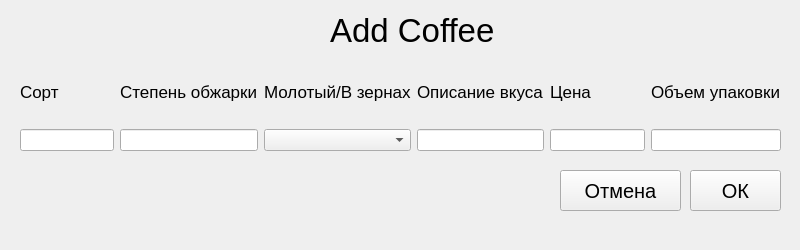
<?xml version="1.0" encoding="UTF-8"?>
<ui version="4.0">
 <class>Form</class>
 <widget class="QWidget" name="Form">
  <property name="geometry">
   <rect>
    <x>0</x>
    <y>0</y>
    <width>800</width>
    <height>250</height>
   </rect>
  </property>
  <property name="windowTitle">
   <string>Form</string>
  </property>
  <widget class="QLabel" name="label">
   <property name="geometry">
    <rect>
     <x>330</x>
     <y>10</y>
     <width>171</width>
     <height>41</height>
    </rect>
   </property>
   <property name="font">
    <font>
     <pointsize>25</pointsize>
    </font>
   </property>
   <property name="text">
    <string>Add Coffee</string>
   </property>
  </widget>
  <widget class="QWidget" name="gridLayoutWidget">
   <property name="geometry">
    <rect>
     <x>20</x>
     <y>60</y>
     <width>761</width>
     <height>91</height>
    </rect>
   </property>
   <layout class="QGridLayout" name="gridLayout">
    <item row="0" column="5">
     <widget class="QLabel" name="label_7">
      <property name="font">
       <font>
        <pointsize>13</pointsize>
       </font>
      </property>
      <property name="text">
       <string>Объем упаковки</string>
      </property>
     </widget>
    </item>
    <item row="0" column="4">
     <widget class="QLabel" name="label_6">
      <property name="font">
       <font>
        <pointsize>13</pointsize>
       </font>
      </property>
      <property name="text">
       <string>Цена</string>
      </property>
     </widget>
    </item>
    <item row="0" column="3">
     <widget class="QLabel" name="label_5">
      <property name="font">
       <font>
        <pointsize>13</pointsize>
       </font>
      </property>
      <property name="text">
       <string>Описание вкуса</string>
      </property>
     </widget>
    </item>
    <item row="0" column="2">
     <widget class="QLabel" name="label_4">
      <property name="font">
       <font>
        <pointsize>13</pointsize>
       </font>
      </property>
      <property name="text">
       <string>Молотый/В зернах</string>
      </property>
     </widget>
    </item>
    <item row="0" column="1">
     <widget class="QLabel" name="label_3">
      <property name="font">
       <font>
        <pointsize>13</pointsize>
       </font>
      </property>
      <property name="text">
       <string>Степень обжарки</string>
      </property>
     </widget>
    </item>
    <item row="0" column="0">
     <widget class="QLabel" name="label_2">
      <property name="font">
       <font>
        <pointsize>13</pointsize>
       </font>
      </property>
      <property name="text">
       <string>Сорт</string>
      </property>
     </widget>
    </item>
    <item row="1" column="0">
     <widget class="QLineEdit" name="sort"/>
    </item>
    <item row="1" column="1">
     <widget class="QLineEdit" name="number_roast"/>
    </item>
    <item row="1" column="2">
     <widget class="QComboBox" name="type"/>
    </item>
    <item row="1" column="3">
     <widget class="QLineEdit" name="taste"/>
    </item>
    <item row="1" column="4">
     <widget class="QLineEdit" name="price"/>
    </item>
    <item row="1" column="5">
     <widget class="QLineEdit" name="package_2"/>
    </item>
   </layout>
  </widget>
  <widget class="QPushButton" name="ok_but">
   <property name="geometry">
    <rect>
     <x>690</x>
     <y>170</y>
     <width>91</width>
     <height>41</height>
    </rect>
   </property>
   <property name="font">
    <font>
     <pointsize>15</pointsize>
    </font>
   </property>
   <property name="text">
    <string>ОК</string>
   </property>
  </widget>
  <widget class="QPushButton" name="cancel_but">
   <property name="geometry">
    <rect>
     <x>560</x>
     <y>170</y>
     <width>121</width>
     <height>41</height>
    </rect>
   </property>
   <property name="font">
    <font>
     <pointsize>15</pointsize>
    </font>
   </property>
   <property name="text">
    <string>Отмена</string>
   </property>
  </widget>
  <widget class="QLabel" name="error_message">
   <property name="geometry">
    <rect>
     <x>20</x>
     <y>170</y>
     <width>491</width>
     <height>31</height>
    </rect>
   </property>
   <property name="font">
    <font>
     <pointsize>12</pointsize>
    </font>
   </property>
   <property name="text">
    <string/>
   </property>
  </widget>
 </widget>
 <resources/>
 <connections/>
</ui>
